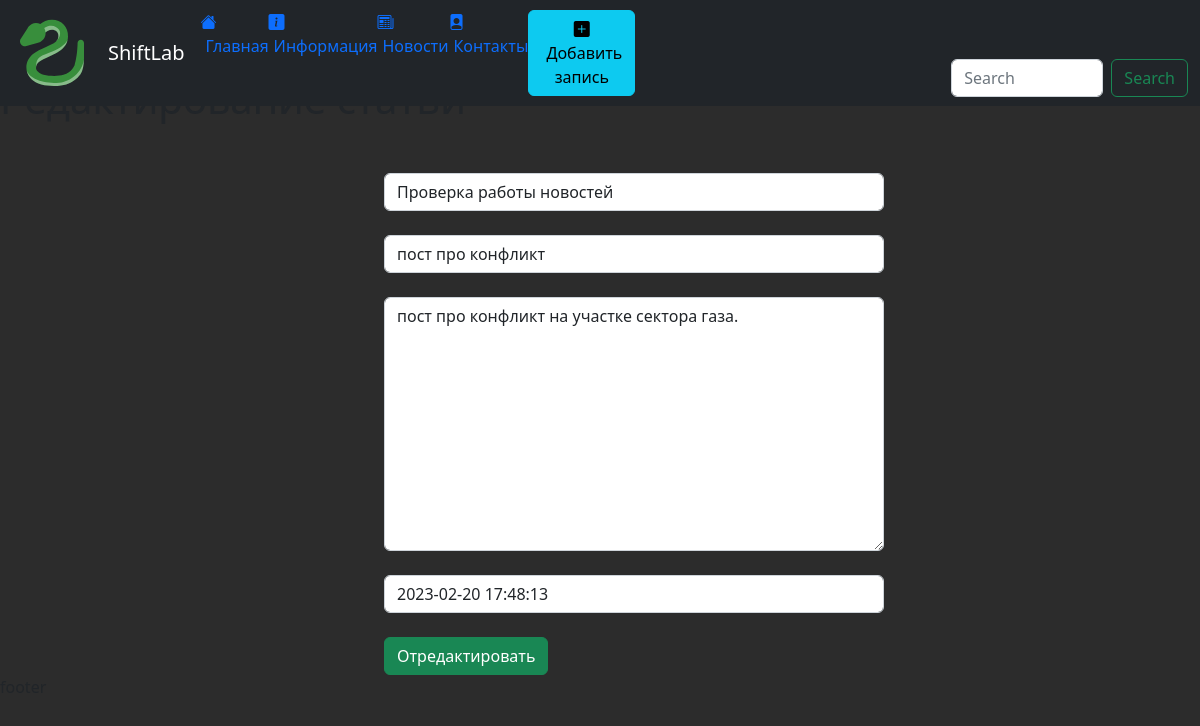
/news/1/update, run on the app's committed database.
### news/models.py (models this page shows, shortened)
class Articles(models.Model):
    title = models.CharField('Название', max_length=50)
    anons = models.CharField('Анонс', max_length=250)
    full_text = models.TextField('Статья')
    date = models.DateTimeField('Дата публикации', default=datetime.now, blank=True)
    class Meta:
        verbose_name = 'Новость'
        verbose_name_plural = 'Новости'

### news/views.py (the view)
# urls.py: path('<int:pk>/update', views.NewsUpdateView.as_view(), name='news_update'),
class NewsUpdateView(UpdateView):
    model = Articles
    template_name = 'news/news_update.html'
    form_class = ArticlesForm

### news/forms.py
class ArticlesForm(ModelForm):
    class Meta:
        model = Articles
        fields = ['title', 'anons', 'full_text', 'date']
        widgets = {
            'title': TextInput(attrs={
                'class': 'form-control',
                'placeholder': 'Название статьи'
            }),
            'anons': TextInput(attrs={
                'class': 'form-control',
                'placeholder': 'Анонс статьи'
            }),
            'date': DateTimeInput(attrs={
                'class': 'form-control',
                'placeholder': 'Дата публикации'
            }),
            'full_text': Textarea(attrs={
                'class': 'form-control',
                'placeholder': 'Текст статьи'
            })
        }

### news/templates/news/news_update.html (shortened to what this page needs)
{% extends 'main/layout.html' %}
{% block content %}
<div class="features">
    <h1>Редактирование статьи</h1>
    <form method="post">
        {{ form.title }}<br>
        {{ form.anons }}<br>
        {{ form.full_text }}<br>
        {{ form.date }}<br>
        <button class="btn btn-success" type="submit">Отредактировать</button>
    </form>
</div>
{% endblock %}

### main/static/main/css/mid.css (style rules this page uses)
body { background: #2c2c2c; }
h1 { margin-top: -55px; }
textarea { display: block; margin-left: auto; margin-right: auto; }
form { margin-left: 32%; width: 500px; margin-top: 50px; }

### data on the page
Articles: title "Проверка работы новостей", anons "пост про конфликт", full_text "пост про конфликт на участке сектора газа.", date "2023-02-20 17:48:13"
